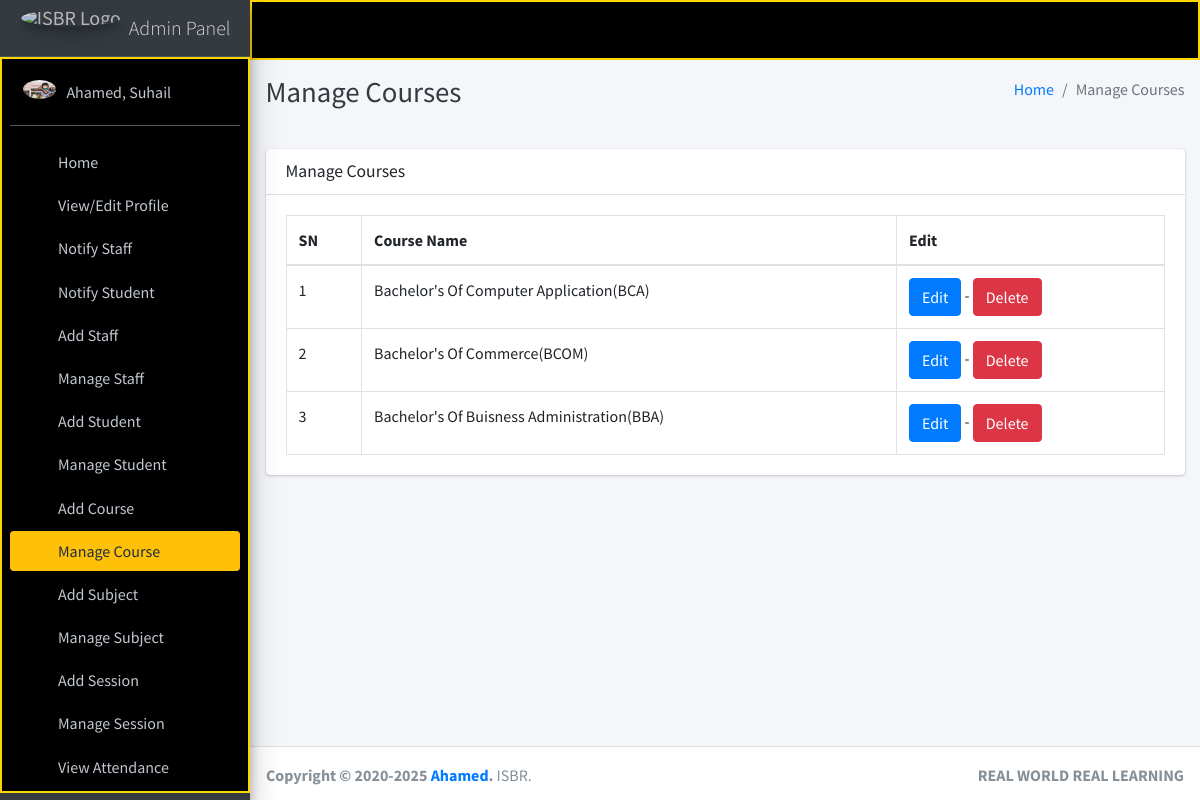
/course/manage/ (signed in), run on the app's committed database.
### main_app/models.py (models this page shows, shortened)
class CustomUser(AbstractUser):
    USER_TYPE = ((1, "HOD"), (2, "Staff"), (3, "Student"))
    GENDER = [("M", "Male"), ("F", "Female")]
    username = None  # Removed username, using email instead
    email = models.EmailField(unique=True)
    user_type = models.CharField(default=1, choices=USER_TYPE, max_length=1)
    gender = models.CharField(max_length=1, choices=GENDER)
    profile_pic = models.ImageField()
    address = models.TextField()
    fcm_token = models.TextField(default="")  # For firebase notifications
    created_at = models.DateTimeField(auto_now_add=True)
    updated_at = models.DateTimeField(auto_now=True)
    USERNAME_FIELD = "email"
    REQUIRED_FIELDS = []
    objects = CustomUserManager()
    def __str__(self):
        return self.last_name + ", " + self.first_name

class Course(models.Model):
    name = models.CharField(max_length=120)
    created_at = models.DateTimeField(auto_now_add=True)
    updated_at = models.DateTimeField(auto_now=True)

### main_app/hod_views.py (the view)
# urls.py: path("course/manage/", hod_views.manage_course, name='manage_course'),
def manage_course(request):
    courses = Course.objects.all()
    context = {
        'courses': courses,
        'page_title': 'Manage Courses'
    }
    return render(request, "hod_template/manage_course.html", context)

### main_app/templates/hod_template/manage_course.html
{% extends 'main_app/base.html' %}
{% load static %}
{% block page_title %}{{page_title}}{% endblock page_title %}
{% block content %}
<section class="content">
    <div class="container-fluid">
        <div class="row">
            <div class="col-md-12">
                <div class="card">
                    <div class="card-header">
                        <h3 class="card-title">{{page_title}}</h3>
                    </div>
                    <div class="card-body">
                        <table id="example2" class="table table-bordered table-hover">
                            <thead>
                                <tr>
                                    <th>SN</th>
                                    <th>Course Name</th>
                                    <th>Edit</th>
                                </tr>
                            </thead>
                            <tbody>
                                {% for course in courses %}
                                <tr>
                                    <td>{{ forloop.counter }}</td>
                                    <td>{{course.name}}</td>
                                    <td>
                                        <a href="{% url 'edit_course' course.id %}" class="btn btn-primary">Edit</a> -
                                        <a href="{% url 'delete_course' course.id %}" onclick="return confirm('Are you sure you want to delete this course ?')" class="btn btn-danger">Delete</a>
                                    </td>
                                </tr>
                                {% endfor %}
                            </tbody>
                        </table>
                    </div>
                </div>
            </div>
        </div>
    </div>
</section>
{% endblock content %}

### main_app/templates/main_app/sidebar_template.html (shortened to what this page needs)
{% load static %}
<aside class="main-sidebar sidebar-dark-warning elevation-4">
{% if request.user.user_type == '1' %}
    <a href="{% url 'admin_home' %}" class="brand-link">
        <img src="{% static 'dist/img/img.png' %} " alt="ISBR Logo"
            class="brand-image img-circle elevation-3" style="opacity: .8">
        <span class="brand-text font-weight-light">Admin Panel</span>
    </a>
    <div class="sidebar" style="background-color: black; color: #FFD700; border: 2px solid #FFD700;">
        <div class="user-panel mt-3 pb-3 mb-3 d-flex">
            <div class="image">
                <img src="{{ request.user.profile_pic}}" class="img-circle elevation-2" alt="User Image">
            </div>
            <div class="info">
                <a href="#" class="d-block">{{user}}</a>
            </div>
        </div>
        <nav class="mt-2">
            <ul class="nav nav-pills nav-sidebar flex-column" data-widget="treeview" role="menu" data-accordion="false">
                <li class="nav-item">
                    {% url 'admin_home' as admin_home %}
                    <a href="{{admin_home}}" class="nav-link {% if admin_home == request.path %} active {% endif %}">
                        <i class="nav-icon fas fa-th"></i>
                        <p>
                            Home
                        </p>
                    </a>
                </li>
                <li class="nav-item">
                    {% url 'admin_view_profile' as admin_view_profile %}
                    <a href="{{admin_view_profile}}" class="nav-link {% if admin_view_profile == request.path %} active {% endif %}">
                        <i class="nav-icon fas fa-th"></i>
                        <p>
                            View/Edit Profile
                        </p>
                    </a>
                </li>
                <li class="nav-item">
                    {% url 'admin_notify_staff' as admin_notify_staff %}
                    <a href="{{admin_notify_staff}}" class="nav-link {% if admin_notify_staff == request.path %} active {% endif %}">
                        <i class="nav-icon fas fa-th"></i>
                        <p>
                            Notify Staff
                        </p>
                    </a>
                </li>
                <li class="nav-item">
                    {% url 'admin_notify_student' as admin_notify_student %}
                    <a href="{{admin_notify_student}}" class="nav-link {% if admin_notify_student == request.path %} active {% endif %}">
                        <i class="nav-icon fas fa-th"></i>
                        <p>
                            Notify Student
                        </p>
                    </a>
                </li>
                <li class="nav-item">
                    {% url 'add_staff' as add_staff %}
                    <a href="{{add_staff}}" class="nav-link {% if add_staff == request.path %} active {% endif %}">
                        <i class="nav-icon fas fa-th"></i>
                        <p>
                            Add Staff
                        </p>
                    </a>
                </li>
                <li class="nav-item">
                    {% url 'manage_staff' as manage_staff %}
                    {% url 'edit_staff' staff_id as edit_staff %}
                    <a href="{{manage_staff}}"
                        class="nav-link {% if manage_staff == request.path or request.path == edit_staff %} active {% endif %}">
                        <i class="nav-icon fas fa-th"></i>
                        <p>
                            Manage Staff
                        </p>
                    </a>
                </li>
                <li class="nav-item">
                    {% url 'add_student' as add_student%}
                    <a href="{{add_student}}" class="nav-link  {% if add_student == request.path %} active {% endif %}">
                        <i class="nav-icon fas fa-th"></i>
                        <p>
                            Add Student
                        </p>
                    </a>
                </li>
                <li class="nav-item">
                    {% url 'manage_student' as manage_student %}
                    {% url 'edit_student' student_id as edit_student %}
                    <a href="{{manage_student}}"
                        class="nav-link  {% if edit_student == request.path or manage_student == request.path %} active {% endif %}">
                        <i class="nav-icon fas fa-th"></i>
                        <p>
                            Manage Student
                        </p>
                    </a>
                </li>
                <li class="nav-item">
                    {% url 'add_course' as add_course %}
                    <a href="{{add_course}}" class="nav-link  {% if add_course == request.path %} active {% endif %}">
                        <i class="nav-icon fas fa-th"></i>
                        <p>
                            Add Course
                        </p>
                    </a>
                </li>
                <li class="nav-item">
                    {% url 'manage_course' as manage_course %}
                    {% url 'edit_course' course_id as edit_course %}
                    <a href="{{manage_course}}"
                        class="nav-link  {% if edit_course == request.path or manage_course == request.path %} active {% endif %}">
                        <i class="nav-icon fas fa-th"></i>
                        <p>
                            Manage Course
                        </p>
                    </a>
                </li>
                <li class="nav-item">
                    {% url 'add_subject' as add_subject %}
                    <a href="{{add_subject}}" class="nav-link  {% if add_subject == request.path %} active {% endif %}">
                        <i class="nav-icon fas fa-th"></i>
                        <p>
                            Add Subject
                        </p>
                    </a>
                </li>
                <li class="nav-item">
                    {% url 'manage_subject' as manage_subject %}
                    {% url 'edit_subject' subject_id as edit_subject %}
                    <a href="{{manage_subject}}"
                        class="nav-link  {% if edit_subject == request.path or manage_subject == request.path %} active {% endif %}">
                        <i class="nav-icon fas fa-th"></i>
                        <p>
                            Manage Subject
                        </p>
                    </a>
                </li>
                <li class="nav-item">
                    {% url 'add_session' as add_session %}
                    <a href="{{add_session}}" class="nav-link  {% if add_session == request.path %} active {% endif %}">
                        <i class="nav-icon fas fa-th"></i>
                        <p>
                            Add Session
                        </p>
                    </a>
                </li>
                <li class="nav-item">
                {% url 'manage_session' as manage_session %}
                {% url 'edit_session' session_id as edit_session %}
                <a href="{{manage_session}}"
                    class="nav-link  {% if edit_session == request.path or manage_session == request.path %} active {% endif %}">
                    <i class="nav-icon fas fa-th"></i>
                    <p>
                        Manage Session
                    </p>
                </a>
        </li>
                <li class="nav-item">
                    {% url 'admin_view_attendance' as admin_view_attendance %}
                    <li class="nav-item">
                        <a href="{{admin_view_attendance}}" class="nav-link  {% if admin_view_attendance == request.path %} active {% endif %}">
                            <i class="nav-icon fas fa-th"></i>
                            <p>
                                View Attendance
                            </p>
                        </a>
                    </li>
            <li class="nav-item">
                {% url 'student_feedback_message' as student_feedback_message %}
                <a href="{{ student_feedback_message }}" class="nav-link  {% if student_feedback_message == request.path %} active {% endif %}">
                    </a>
                </li>
{% endif %}
</ul>
</nav>
</div>
</aside>

### data on the page
CustomUser: user.profile_pic (picture), last_name+first_name "Ahamed, Suhail"
Course: name "Bachelor's Of Computer Application(BCA)"
Course: name "Bachelor's Of Commerce(BCOM)"
Course: name "Bachelor's Of Buisness Administration(BBA)"

### other printed values
{{ page_title }} "Manage Courses"
